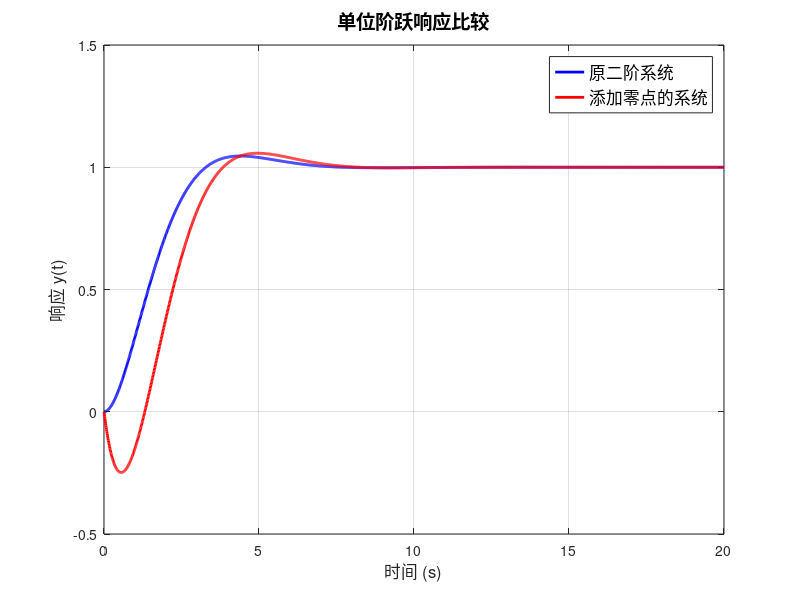

Write the MATLAB code that produced this figure. (Note: this script raises an error after producing the figure.)
%% hw5 T4 用计算机绘制出原系统的单位阶跃响应和增加零点后的系统的单位阶跃响应，就瞬态性能和稳态性能进行比较
clear; clc; close all;

% 系统参数
ksi = 0.7;
wn = 1;

% 原二阶系统 G(s) = wn^2 / (s^2 + 2*ksi*wn*s + wn^2)
sys1 = tf(wn ^ 2, [1, 2 * ksi * wn, wn ^ 2]); % 创建传递函数

% 添加右半平面零点的系统
z = 1; % 右半平面零点
sys2 = tf(wn ^ 2 * [-1, z], [1, 2 * ksi * wn, wn ^ 2]); % 创建传递函数
t = 0:0.01:20;
% 计算单位阶跃响应
[y1, t1] = step(sys1, t);
[y2, t2] = step(sys2, t);

% 绘制单位阶跃响应
figure;
plot(t1, y1, 'b', 'LineWidth', 2); hold on;
plot(t2, y2, 'r', 'LineWidth', 2);
grid on;
xlabel('时间 (s)', 'FontSize', 12);
ylabel('响应 y(t)', 'FontSize', 12);
title('单位阶跃响应比较', 'FontSize', 14);
legend('原二阶系统', '添加零点的系统', 'FontSize', 12);
hold off;

% 计算性能指标
info1 = stepinfo(sys1);
info2 = stepinfo(sys2);

% 显示性能指标比较
fprintf('原二阶系统性能指标:\n');
fprintf('超调量: %.2f%%\n', info1.Overshoot);
fprintf('稳态误差: %.2f\n', abs(1 - y1(end))); % 稳态值为1
fprintf('调节时间: %.2fs\n', info1.SettlingTime);
fprintf('峰值时间: %.2fs\n', info1.PeakTime);

fprintf('添加零点的系统性能指标:\n');
fprintf('超调量: %.2f%%\n', info2.Overshoot);
fprintf('稳态误差: %.2f\n', abs(1 - y2(end))); % 稳态值为1
fprintf('调节时间: %.2fs\n', info2.SettlingTime);
fprintf('峰值时间: %.2fs\n', info2.PeakTime);
